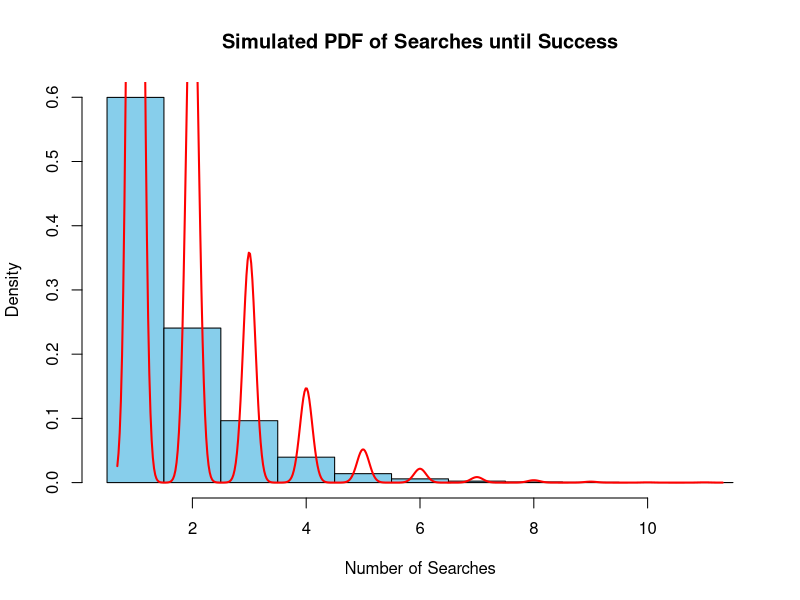

This figure's R source:
## ---- chunk 1
# Set the number of simulations
n_simulations <- 10000

# Probability that any site contains the key phrase (test data: 60% chance)
p <- 0.6

# Function to simulate searches until success
simulate_searches <- function(p, n_simulations) {
  searches <- vector("numeric", length = n_simulations)
  for (i in 1:n_simulations) {
    success <- FALSE
    n_searches <- 0
    while (!success) {
      n_searches <- n_searches + 1
      if (runif(1) <= p) {
        success <- TRUE
      }
    }
    searches[i] <- n_searches
  }
  return(searches)
}

# Simulate searches
search_results <- simulate_searches(p, n_simulations)

# Plot the simulated pdf
hist(search_results, breaks = seq(0.5, max(search_results) + 0.5, by = 1),
     freq = FALSE, col = "skyblue", xlab = "Number of Searches",
     main = "Simulated PDF of Searches until Success")
lines(density(search_results), col = "red", lwd = 2)

# Calculate mean and variance of the simulated distribution
mean_searches <- mean(search_results)
var_searches <- var(search_results)
cat("Mean of searches until success:", mean_searches, "\n")
cat("Variance of searches until success:", var_searches, "\n")

# Obtain the simulated conditional distribution when 3 searches have been carried out without success
conditional_searches <- search_results[search_results > 3] - 3

# Calculate mean and variance of the conditional distribution
mean_conditional <- mean(conditional_searches)
var_conditional <- var(conditional_searches)
cat("\nMean of conditional searches (X > 3):", mean_conditional, "\n")
cat("Variance of conditional searches (X > 3):", var_conditional, "\n")

# Markov memoryless property: P(X=4|X>3), P(X=1), P(X=5|X>3), P(X=2)
prob_x4_given_xgt3 <- sum(search_results == 4 & search_results > 3) / sum(search_results > 3)
prob_x1 <- sum(search_results == 1) / n_simulations
prob_x5_given_xgt3 <- sum(search_results == 5 & search_results > 3) / sum(search_results > 3)
prob_x2 <- sum(search_results == 2) / n_simulations

cat("\nMarkov memoryless property estimates:\n")
cat("P(X=4|X>3):", prob_x4_given_xgt3, "\n")
cat("P(X=1):", prob_x1, "\n")
cat("P(X=5|X>3):", prob_x5_given_xgt3, "\n")
cat("P(X=2):", prob_x2, "\n")


